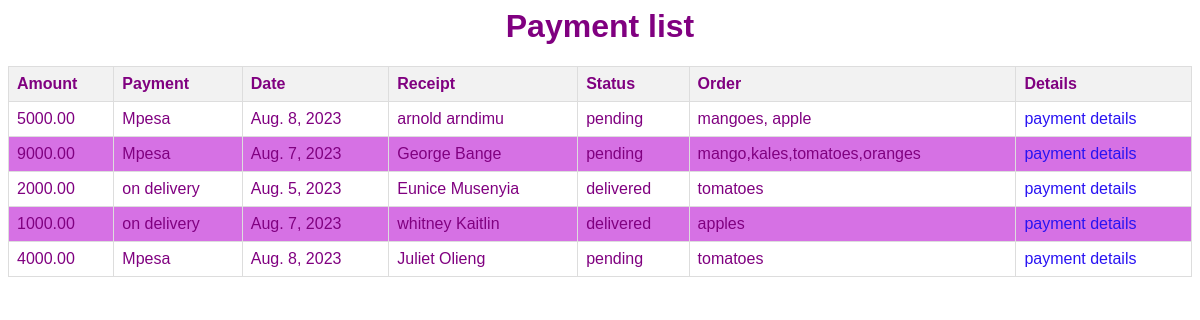
The app's page /payment/payments/list with its own data.
### payment/models.py (models this page shows, shortened)
class Payment(models.Model):
    amount = models.DecimalField(decimal_places=2,max_digits=6)
    payment_method = models.CharField(max_length=32)
    date = models.DateField()
    receipt = models.CharField(max_length=32)
    status = models.CharField(max_length=32)
    order = models.CharField(max_length=32)

### payment/views.py (the view)
# urls.py: path("payments/list",display_payment,name="display_payment_view"),
def display_payment(request):
    payments=Payment.objects.all()
    return render(request,"payment/display_payment.html",{"payments":payments})

### templates/payment/display_payment.html (shortened to what this page needs)
</body>
</html>
<!DOCTYPE html>
<html lang="en">
<head>
    {%load static %}
    <link rel="stylesheet" href="{% static 'Css/product_list.css' %}"/>
</head>
<body>
    <table>
        <h1>Payment list</h1>
        <thead>
            <tr>
                <th>Amount</th>
                <th>Payment</th>
                <th>Date</th>
                <th>Receipt</th>
                <th>Status</th>
                <th>Order</th>
                <th>Details</th>
            </tr>
        </thead>
        <tbody>
            {% for payment in payments %}
            <tr>
                <td>{{ payment.amount }}</td>
                <td>{{ payment.payment_method }}</td>
                <td>{{ payment.date }}</td>
                <td>{{ payment.receipt }}</td>
                <td>{{ payment.status }}</td>
                <td>{{ payment.order }}</td>
                <td> <a href="{% url 'payment_detail_view' id=payment.id %}">payment details</a> </td>
            </tr>
            {% endfor %}
        </tbody>
    </table>
</body>
</html>

### inventory/static/Css/product_list.css (style rules this page uses)
body { font-family: Arial, sans-serif; }
table,h1 { text-align: center; color: purple; }
table { width: 100%; border-collapse: collapse; margin-top: 20px; }
th, td { border: 1px solid #ddd; padding: 8px; text-align: left; }
th { background-color: #f2f2f2; }
tr:nth-child(even) { background-color: #d671e4; }
a { text-decoration: none; color: rgb(41, 19, 243); }

### records on screen
Payment: amount "5000.00", payment_method "Mpesa", date "Aug. 8, 2023", receipt "arnold arndimu", status "pending", order "mangoes, apple"
Payment: amount "9000.00", payment_method "Mpesa", date "Aug. 7, 2023", receipt "George Bange", status "pending", order "mango,kales,tomatoes,oranges"
Payment: amount "2000.00", payment_method "on delivery", date "Aug. 5, 2023", receipt "Eunice Musenyia", status "delivered", order "tomatoes"
Payment: amount "1000.00", payment_method "on delivery", date "Aug. 7, 2023", receipt "whitney Kaitlin", status "delivered", order "apples"
Payment: amount "4000.00", payment_method "Mpesa", date "Aug. 8, 2023", receipt "Juliet Olieng", status "pending", order "tomatoes"
